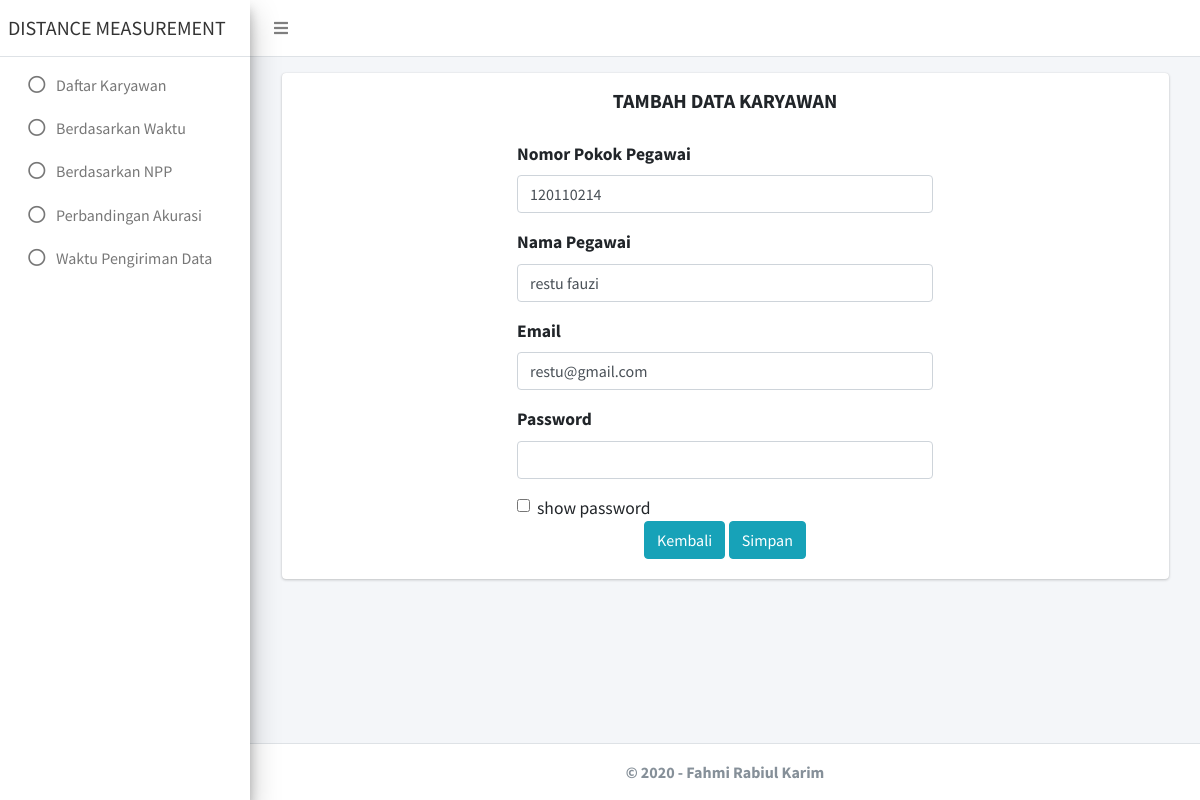
The page /home/ubahKaryawan/4 on the database its author committed.
### tables this page shows
CREATE TABLE `user_table` (
  `id` int(11) NOT NULL,
  `npp` varchar(50) NOT NULL,
  `name` varchar(50) NOT NULL,
  `email` varchar(50) NOT NULL,
  `password` varchar(100) NOT NULL
);

### application/controllers/Home.php (called while the page is built, shortened)
<?php
class Home extends CI_Controller
{
    public function __construct()
    {
        $this->load->model('Karyawan_model');
    }
    public function ubahKaryawan($id)
    {
        if (!isset($_POST['submit'])) {
            $data['karyawan'] = $this->Karyawan_model->pilihKaryawan($id);
            $this->load->view('templates/header');
            $this->load->view('karyawan/ubah', $data);
            $this->load->view('templates/footer');
        } else {
            $this->Karyawan_model->ubahDataKaryawan();
            redirect('home/daftarKaryawan');
        }
    }
}

### index.php (called while the page is built, shortened)
<?php
require_once BASEPATH.'core/CodeIgniter.php';

### application/models/Karyawan_model.php (called while the page is built, shortened)
<?php
class Karyawan_model extends CI_Model
{
    public function pilihKaryawan($id)
    {
        return $this->db->get_where('user_table', ['id' => $id])->row_array();
    }
}

### application/views/karyawan/ubah.php (the view, shortened to what this page needs)
<div class="card">
    <div class="card-title">
        <div class="d-flex">
            <div class="ml-auto mr-auto mt-3">
                <h5><b>TAMBAH DATA KARYAWAN</b></h5>
            </div>
        </div>
        <div class="card-body">
            <div class="row">
                <div class="col-md-3"></div>
                <div class="col-md-6">
                    <form action="" method="POST">
                        <div class="form-group">
                            <label for="npp">Nomor Pokok Pegawai</label>
                            <input type="text" class="form-control" id="npp" name="npp" value="<?= $karyawan['npp']; ?>">
                        </div>
                        <div class="form-group">
                            <label for="nama">Nama Pegawai</label>
                            <input type="text" class="form-control" id="nama" name="nama" value="<?= $karyawan['name']; ?>">
                        </div>
                        <div class="form-group">
                            <label for="email">Email</label>
                            <input type="text" class="form-control" id="email" name="email" value="<?= $karyawan['email']; ?>">
                        </div>
                        <div class="form-group">
                            <label for="pw">Password</label>
                            <input type="password" class="form-control" id="pw" name="pw">
                        </div>
                        <div class="form-check">
                            <input class="form-check-input" type="checkbox" id="showpassword" onclick="showPassword()">
                            <label class="form-check-label" for="showpassword">
                                show password
                            </label>
                        </div>
                        <div class="col-md-12 d-flex">
                            <div class="mr-auto ml-auto">
                                <a href="<?= base_url('home/daftarkaryawan'); ?>" class="btn btn-info">Kembali</a>
                                <button type="submit" name="submit" class="btn btn-info">Simpan</button>
                            </div>
                        </div>
                    </form>
                </div>
            </div>
        </div>
    </div>
</div>

### rows shown on the page
user_table: npp "120110214", nama "restu fauzi", email "restu@gmail.com"
